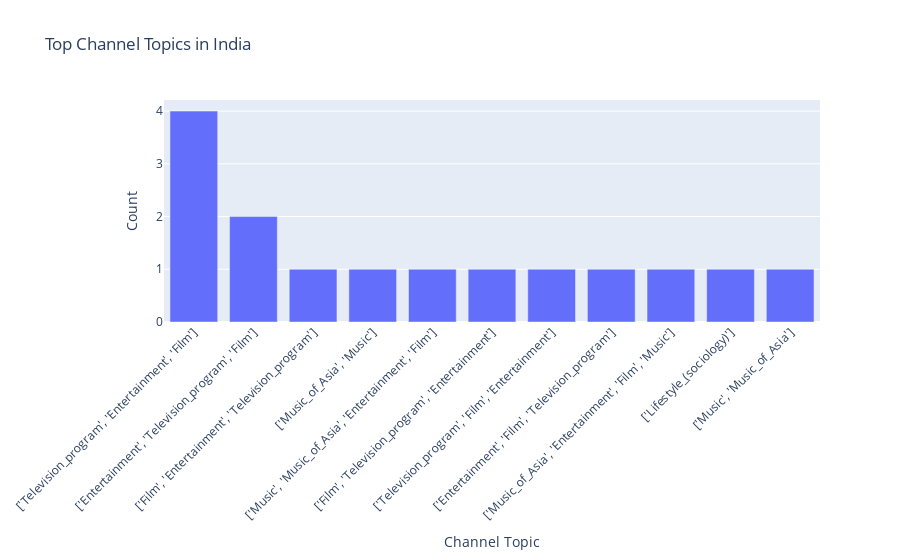

Notebook source saved alongside this figure:
### Code cell
country = 'India'
column = 'View Count'
percentile = 90

visualize_top_channel_topics(country, column, percentile)

### Figure 1 — Plotly figure (JSON) as saved in the notebook; plotly's stock layout.template omitted (floating-point values rounded to 4 significant figures)
{"data": [{"alignmentgroup": "True", "hovertemplate": "Channel Topic=%{x}<br>Count=%{y}<extra></extra>", "legendgroup": "", "marker": {"color": "#636efa", "pattern": {"shape": ""}}, "name": "", "offsetgroup": "", "orientation": "v", "showlegend": false, "textposition": "auto", "type": "bar", "x": ["['Television_program', 'Entertainment', 'Film']", "['Entertainment', 'Television_program', 'Film']", "['Film', 'Entertainment', 'Television_program']", "['Music_of_Asia', 'Music']", "['Music', 'Music_of_Asia', 'Entertainment', 'Film']", "['Film', 'Television_program', 'Entertainment']", "['Television_program', 'Film', 'Entertainment']", "['Entertainment', 'Film', 'Television_program']", "['Music_of_Asia', 'Entertainment', 'Film', 'Music']", "['Lifestyle_(sociology)']", "['Music', 'Music_of_Asia']"], "xaxis": "x", "y": [4, 2, 1, 1, 1, 1, 1, 1, 1, 1, 1], "yaxis": "y"}], "layout": {"barmode": "relative", "legend": {"tracegroupgap": 0}, "title": {"text": "Top Channel Topics in India"}, "xaxis": {"anchor": "y", "domain": [0, 1], "tickangle": -45, "title": {"text": "Channel Topic"}}, "yaxis": {"anchor": "x", "domain": [0, 1], "title": {"text": "Count"}}}}
